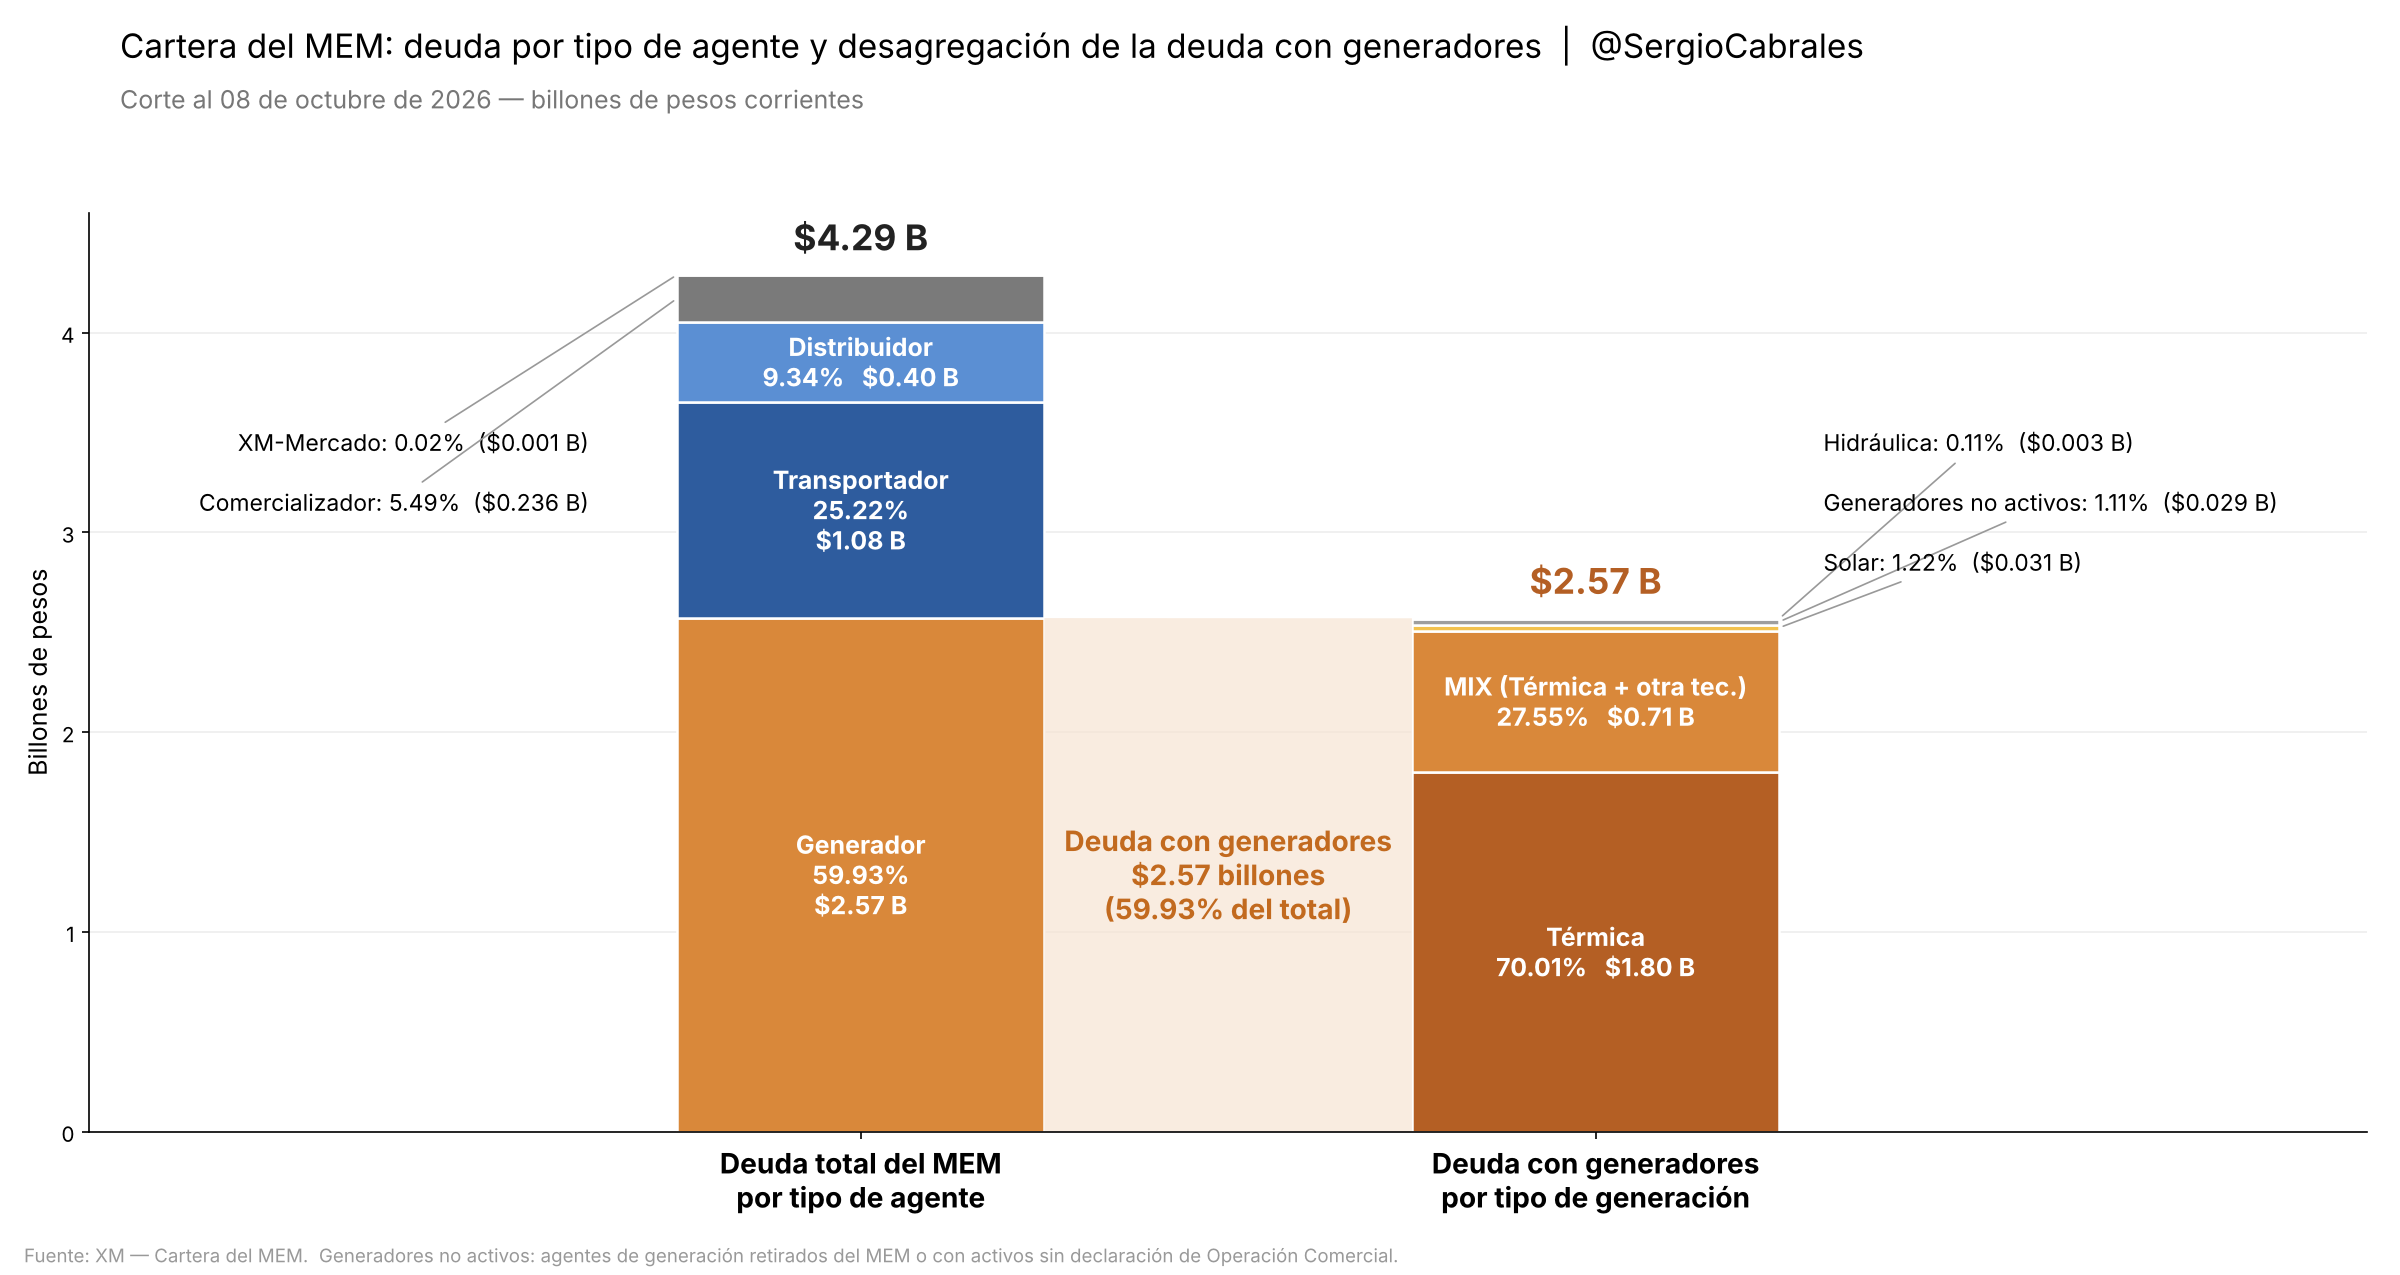

Write the Python code that produced this figure.
"""Cartera del MEM: deuda por tipo de agente y desagregación de la deuda con generadores.

Fuente: XM — Cartera del MEM, corte al 08 de octubre de 2026.
"""
import matplotlib.pyplot as plt
from matplotlib.patches import Polygon

CORTE = "08 de octubre de 2026"
TOTAL = 4.29  # billones de pesos
DEUDA_GEN = 2.57  # billones de pesos

agentes = [  # (nombre, %, color) de abajo hacia arriba
    ("Generador", 59.93, "#D9883A"),
    ("Transportador", 25.22, "#2E5C9E"),
    ("Distribuidor", 9.34, "#5B8FD3"),
    ("Comercializador", 5.49, "#7A7A7A"),
    ("XM-Mercado", 0.02, "#B0B0B0"),
]
generacion = [
    ("Térmica", 70.01, "#B45F24"),
    ("MIX (Térmica + otra tec.)", 27.55, "#D9883A"),
    ("Solar", 1.22, "#F2C14E"),
    ("Generadores no activos", 1.11, "#9E9E9E"),
    ("Hidráulica", 0.11, "#6BAED6"),
]

UMBRAL = 8.0  # % mínimo para rotular dentro de la barra
X1, X2, W = 0.0, 1.0, 0.5

fig, ax = plt.subplots(figsize=(16, 8.5))


def apilar(x, datos, total, lado):
    base, externos = 0.0, []
    for nombre, pct, color in datos:
        val = total * pct / 100
        ax.bar(x, val, W, bottom=base, color=color, edgecolor="white", linewidth=1.2)
        ymid = base + val / 2
        if pct >= UMBRAL:
            if lado == "der" or pct < 12:
                txt = f"{nombre}\n{pct:.2f}%   ${val:.2f} B"
            else:
                txt = f"{nombre}\n{pct:.2f}%\n${val:.2f} B"
            ax.text(x, ymid, txt, ha="center", va="center", color="white",
                    fontsize=12, fontweight="bold")
        else:
            externos.append((nombre, pct, val, ymid))
        base += val
    return sorted(externos, key=lambda e: -e[3])  # evita cruce de líneas guía


ext_izq = apilar(X1, agentes, TOTAL, "izq")
ext_der = apilar(X2, generacion, DEUDA_GEN, "der")

# Rótulos externos con líneas guía
for i, (nombre, pct, val, ymid) in enumerate(ext_izq):
    ytxt = 3.45 - i * 0.30
    ax.annotate(f"{nombre}: {pct:.2f}%  (${val:.3f} B)", xy=(X1 - W / 2, ymid),
                xytext=(X1 - W / 2 - 0.12, ytxt), ha="right", va="center", fontsize=11,
                arrowprops=dict(arrowstyle="-", color="#999999", lw=0.8))
for i, (nombre, pct, val, ymid) in enumerate(ext_der):
    ytxt = 3.45 - i * 0.30
    ax.annotate(f"{nombre}: {pct:.2f}%  (${val:.3f} B)", xy=(X2 + W / 2, ymid),
                xytext=(X2 + W / 2 + 0.06, ytxt), ha="left", va="center", fontsize=11,
                arrowprops=dict(arrowstyle="-", color="#999999", lw=0.8))

# Totales
ax.text(X1, TOTAL + 0.08, f"${TOTAL:.2f} B", ha="center", va="bottom",
        fontsize=17, fontweight="bold", color="#222222")
ax.text(X2, DEUDA_GEN + 0.08, f"${DEUDA_GEN:.2f} B", ha="center", va="bottom",
        fontsize=17, fontweight="bold", color="#B45F24")

# Conector entre barras
gen_val = TOTAL * agentes[0][1] / 100
ax.add_patch(Polygon([(X1 + W / 2, 0), (X1 + W / 2, gen_val),
                      (X2 - W / 2, DEUDA_GEN), (X2 - W / 2, 0)],
                     closed=True, facecolor="#F7E4D3", alpha=0.7, edgecolor="none"))
ax.text((X1 + X2) / 2, gen_val / 2,
        f"Deuda con generadores\n${DEUDA_GEN:.2f} billones\n({agentes[0][1]:.2f}% del total)",
        ha="center", va="center", fontsize=13.5, fontweight="bold", color="#C26A1F")

# Ejes y estilo
ax.set_xlim(-1.05, 2.05)
ax.set_ylim(0, 4.6)
ax.set_xticks([X1, X2])
ax.set_xticklabels(["Deuda total del MEM\npor tipo de agente",
                    "Deuda con generadores\npor tipo de generación"],
                   fontsize=13.5, fontweight="bold")
ax.set_ylabel("Billones de pesos", fontsize=12)
ax.yaxis.grid(True, color="#EEEEEE")
ax.set_axisbelow(True)
for s in ("top", "right"):
    ax.spines[s].set_visible(False)

fig.suptitle("Cartera del MEM: deuda por tipo de agente y desagregación de la deuda con "
             "generadores  |  @SergioCabrales", x=0.05, ha="left", fontsize=16, y=0.98)
fig.text(0.05, 0.915, f"Corte al {CORTE} — billones de pesos corrientes",
         fontsize=12, color="#777777")
fig.text(0.01, 0.01, "Fuente: XM — Cartera del MEM.  Generadores no activos: agentes de "
         "generación retirados del MEM o con activos sin declaración de Operación Comercial.",
         fontsize=9, color="#999999")

fig.tight_layout(rect=(0, 0.03, 1, 0.90))
fig.savefig("cartera_mem/cartera_mem_2026_10_08.png", dpi=150)
